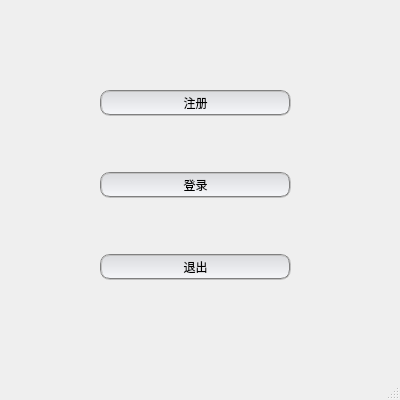
<?xml version="1.0" encoding="UTF-8"?>
<ui version="4.0">
 <class>MainWindow</class>
 <widget class="QMainWindow" name="MainWindow">
  <property name="geometry">
   <rect>
    <x>0</x>
    <y>0</y>
    <width>400</width>
    <height>400</height>
   </rect>
  </property>
  <property name="minimumSize">
   <size>
    <width>400</width>
    <height>400</height>
   </size>
  </property>
  <property name="maximumSize">
   <size>
    <width>400</width>
    <height>400</height>
   </size>
  </property>
  <property name="windowTitle">
   <string>MainWindow</string>
  </property>
  <property name="styleSheet">
   <string notr="true">#MainWindow{border-image: url(:/new/prefix1/20140912113059932.jpg.source.jpg);}
#MainWindow{border-top-left-radius:15px;border-top-right-radius:5px;}

</string>
  </property>
  <widget class="QWidget" name="centralwidget">
   <widget class="QWidget" name="widget" native="true">
    <property name="geometry">
     <rect>
      <x>100</x>
      <y>40</y>
      <width>191</width>
      <height>291</height>
     </rect>
    </property>
    <property name="styleSheet">
     <string notr="true">#widget{border-image: url(:/new/prefix1/20140912113059932.jpg.source.jpg);}
</string>
    </property>
    <layout class="QVBoxLayout" name="verticalLayout">
     <item>
      <widget class="QPushButton" name="pushButton_apply">
       <property name="styleSheet">
        <string notr="true">QPushButton
{
     background-color: qlineargradient(x1: 0, y1: 0, x2:    0, y2: 1,  stop: 0 #dadbde, stop: 1 #f6f7fa);

border:2px groove gray;border-radius:10px;padding:2px 4px
}

QPushButton:hover
{
    /*背景颜色*/  
  
	background-color: rgb(159, 159, 159);
}









</string>
       </property>
       <property name="text">
        <string>注册</string>
       </property>
       <property name="iconSize">
        <size>
         <width>20</width>
         <height>20</height>
        </size>
       </property>
      </widget>
     </item>
     <item>
      <widget class="QPushButton" name="pushButton_login">
       <property name="styleSheet">
        <string notr="true">QPushButton
{
     background-color: qlineargradient(x1: 0, y1: 0, x2:    0, y2: 1,  stop: 0 #dadbde, stop: 1 #f6f7fa);

border:2px groove gray;border-radius:10px;padding:2px 4px
}

QPushButton:hover
{
    /*背景颜色*/  
  
	background-color: rgb(159, 159, 159);
}
</string>
       </property>
       <property name="text">
        <string>登录</string>
       </property>
      </widget>
     </item>
     <item>
      <widget class="QPushButton" name="pushButton_exit">
       <property name="styleSheet">
        <string notr="true">QPushButton
{
     background-color: qlineargradient(x1: 0, y1: 0, x2:    0, y2: 1,  stop: 0 #dadbde, stop: 1 #f6f7fa);

border:2px groove gray;border-radius:10px;padding:2px 4px
}

QPushButton:hover
{
    /*背景颜色*/  
  
	background-color: rgb(159, 159, 159);
}
</string>
       </property>
       <property name="text">
        <string>退出</string>
       </property>
      </widget>
     </item>
    </layout>
   </widget>
  </widget>
  <widget class="QMenuBar" name="menubar">
   <property name="geometry">
    <rect>
     <x>0</x>
     <y>0</y>
     <width>400</width>
     <height>26</height>
    </rect>
   </property>
  </widget>
  <widget class="QStatusBar" name="statusbar"/>
 </widget>
 <resources/>
 <connections/>
</ui>
